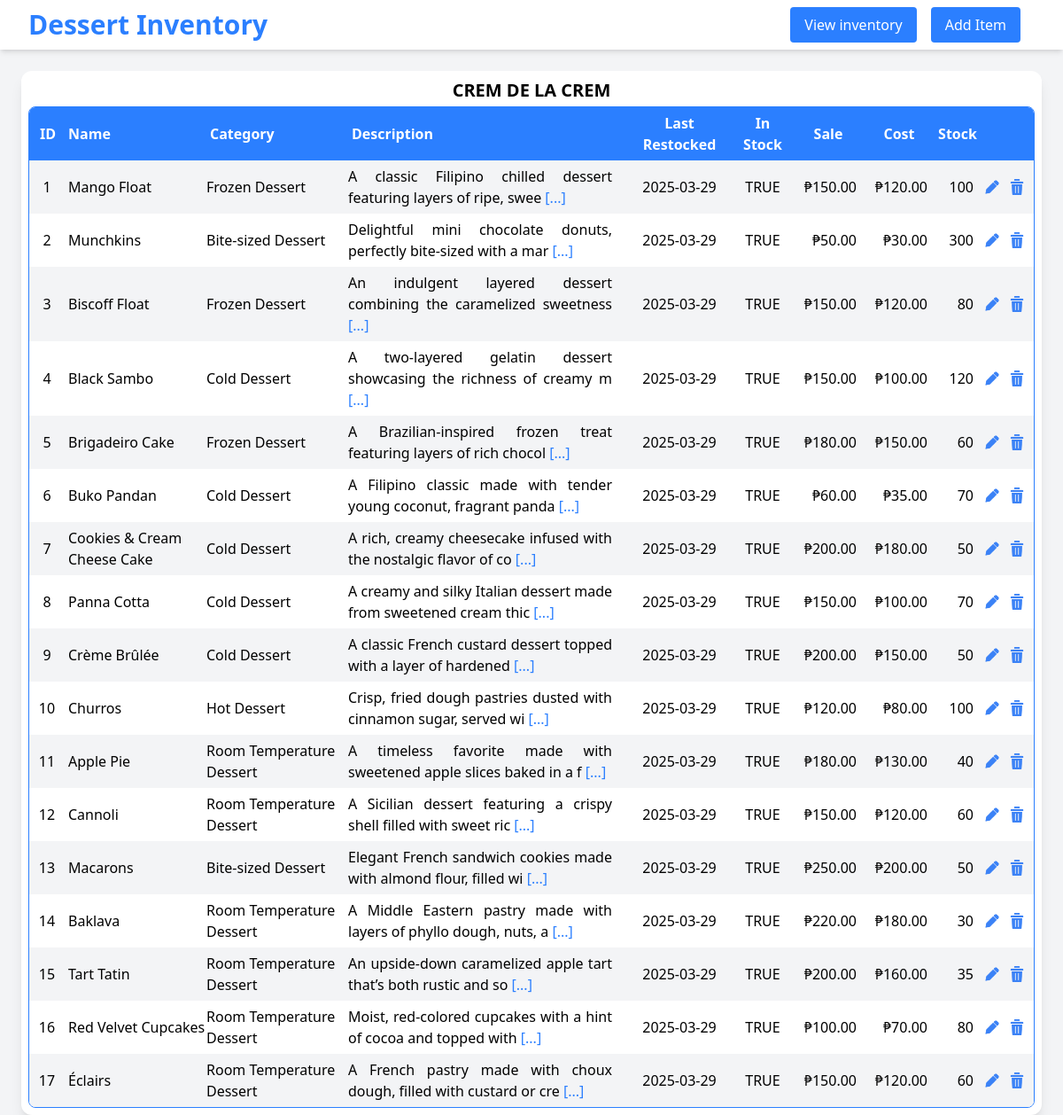
Before: / with the older database file.
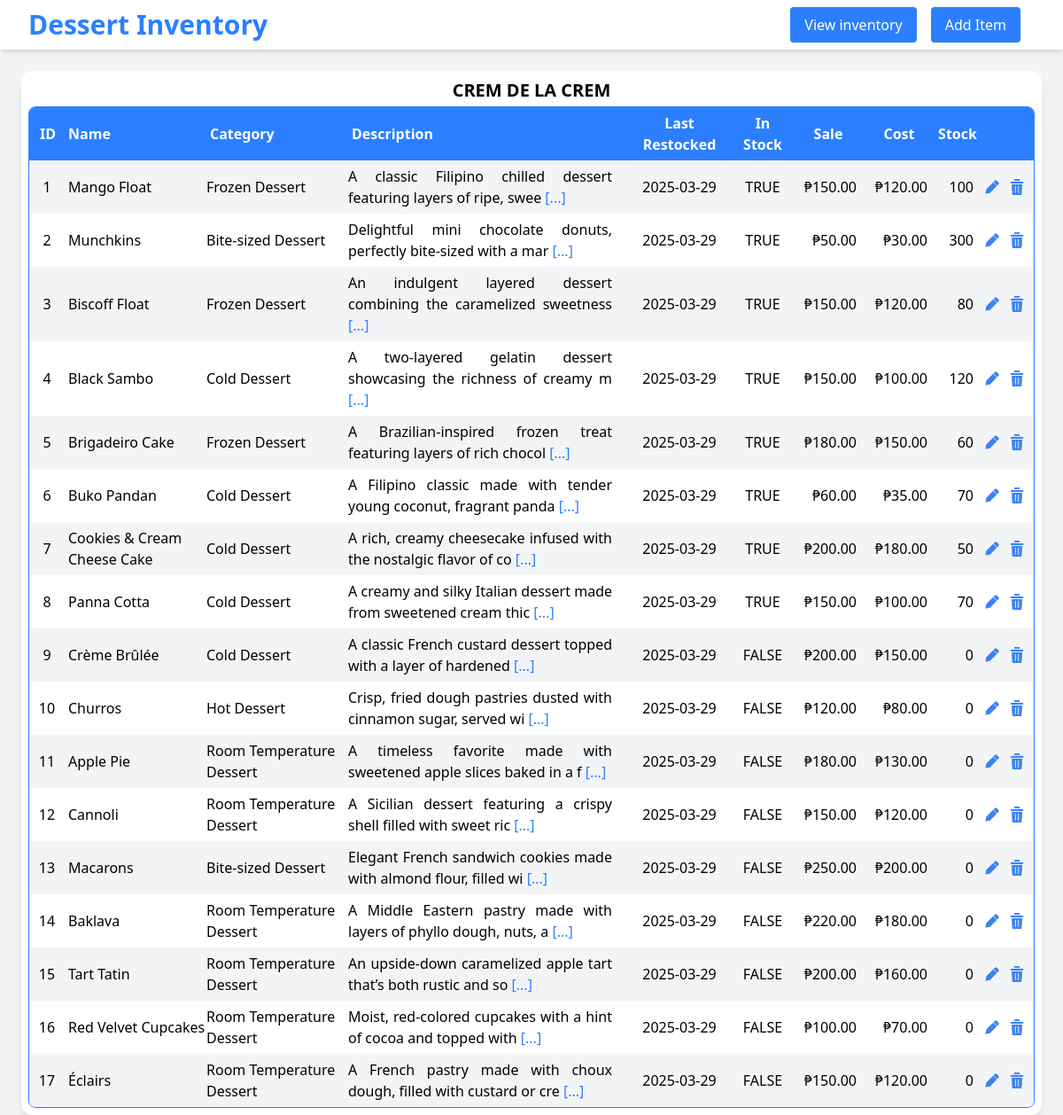
After: the same page with the newer database file.
### tables this page shows
CREATE TABLE IF NOT EXISTS `crem_de_la_crem` (
    id INT PRIMARY KEY AUTO_INCREMENT,
    name VARCHAR(100) NOT NULL,
    category VARCHAR(100),
    description TEXT,
    image_path VARCHAR(255),
    last_restocked DATE NOT NULL,
    is_available TINYINT(1) NOT NULL DEFAULT 1,
    sell_price FLOAT NOT NULL,
    cost_price FLOAT NOT NULL,
    quantity INT NOT NULL
);

### db.php (called while the page is built, shortened)
<?php
$table = "crem_de_la_crem";
$tableName = strtoupper(str_replace("_", " ", $table));
?>

### read-database.php (the view, shortened to what this page needs)
<?php
require 'db.php';
$sql = "SELECT * FROM $table";
$result = $conn->query($sql);
if ($result->num_rows > 0){
    echo "<h1 class='text-xl font-semibold text-center'>$tableName</h1>
    <div class='border border-blue-500 rounded-lg overflow-hidden mt-1'>
    <table class='border-collapse w-full text-left'>
        <thead class='bg-blue-500 text-white'>
            <tr>
                <th class='font-semibold py-1.5 px-1 pl-3 w-10'>ID</th>
                <th class='font-semibold py-1.5 px-1 w-40'>Name</th>
                <th class='font-semibold py-1.5 px-1 w-40'>Category</th>
                <th class='font-semibold py-1.5 px-1'>Description</th>"
                 .
                "<th class='font-semibold py-1.5 px-1 text-center w-30'>Last Restocked</th>
                <th class='font-semibold py-1.5 px-1 text-center w-17'>In Stock</th>
                <th class='font-semibold py-1.5 px-1 text-center w-20'>Sale</th>
                <th class='font-semibold py-1.5 px-1 text-center w-20'>Cost</th>
                <th class='font-semibold py-1.5 px-1 text-center w-13'>Stock</th>
                <th class='font-semibold py-1.5 px-1 w-8'></th>
                <th class='font-semibold py-1.5 px-1 w-7'></th>
            </tr>
        </thead>";
    $rowCnt = 0;
    while ($row = $result->fetch_assoc()){
        $category = str_replace("_", " ", $row["category"]);
        $shortDesc = strlen($row["description"]) > 65 ? substr($row["description"], 0, 65) : $row["description"];
        $row["description"] = !empty($row["description"]) ? $row["description"] : "No description available.";
        $row['cost_price'] = number_format(floatval($row['cost_price']), 2);
        $row['sell_price'] = number_format(floatval($row['sell_price']), 2);
        echo ($rowCnt%2==0) ? "<tr class='bg-gray-100'>" : "<tr class='bg-white'>" ;
        $rowCnt++;
        echo "<td class='text-center'>" . $row["id"] . "</td>
            <td class='pl-1'>" . $row["name"] . "</td>
            <td>" . $category . "</td>
            <td class='text-justify py-1.5 pr-4'>
                <div class='description-container'>";
                if (strlen($row["description"]) >65) {
                    echo "<span class='short-description'>
                        " . htmlspecialchars($shortDesc) . "
                        <a href='#' class='expand-link text-blue-500'>[...]</a>
                    </span>
                    <span class='full-description hidden'>
                        " . htmlspecialchars($row["description"]) . "
                        <a href='#' class='collapse-link text-blue-500'>[Hide]</a>
                    </span>";
                } else {
                    echo $row["description"];
                }
        echo    "</div>
            </td>"
             .
            "<td class='text-center'>" . $row["last_restocked"] . "</td>
            <td class='text-center'>" . ($row["is_available"] ? "TRUE" : "FALSE") . "</td>
            <td class='text-right pr-2'>₱" . $row["sell_price"] . "</td>
            <td class='text-right pr-2'>₱" . $row["cost_price"] . "</td>
            <td class='text-right pr-2'>" . $row["quantity"] . "</td>
            <td class='p-1'>
                <a href='edit-item-form.php?id=" . $row['id'] . "'>
                    <img src='src/edit.png' alt='edit' width='18px'>
                </a>
            </td>
            <td>
                <a href='delete-item-form.php?id=" . $row['id'] . "'>
                    <img src='src/delete.png' alt='delete' width='18px'>
                </a>
            </td>
        </tr>";
    }
    echo "</table></div>";
} else {
    echo "0 results found.";
}
?>

### index.php (shortened to what this page needs)
<?php
require 'db.php';
$tableName = strtoupper(str_replace("_", " ", $table));
?>
<!DOCTYPE html>
<html lang="en">
<head>
    <link rel="stylesheet" href="dist/styles.css">
</head>
<body class="bg-gray-100">
    <nav class="bg-white p-2 shadow-md flex items-center justify-between px-8 mt">
        <div id="nav-header">
            <h1 class="text-3xl font-bold text-blue-500">Dessert Inventory</h1>
        </div>
        <div id="nav-buttons" class="flex space-x-4 mr-4">
            <a><button id="button-view-inv" class="cursor-pointer bg-blue-500 text-white px-4 py-2 rounded hover:bg-blue-700 transition active">View inventory</button></a>
            <a><button id="button-add-item" class="cursor-pointer bg-blue-500 text-white px-4 py-2 rounded hover:bg-blue-700 transition">Add Item</button></a>
        </div>
    </nav>
    <div id="inventory-table-div" class="max-w-full% rounded-xl overflow-hidden m-auto shadow-lg bg-white mx-6 mt-6 p-2">
        <?php include 'read-database.php'; ?>
    </div>
</body>
</html>

Changed rows visible on the page:
changed crem_de_la_crem "Crème Brûlée": quantity "50" → "0"; is_available "TRUE" → "FALSE"
changed crem_de_la_crem "Churros": quantity "100" → "0"; is_available "TRUE" → "FALSE"
changed crem_de_la_crem "Apple Pie": quantity "40" → "0"; is_available "TRUE" → "FALSE"
changed crem_de_la_crem "Cannoli": quantity "60" → "0"; is_available "TRUE" → "FALSE"
changed crem_de_la_crem "Macarons": quantity "50" → "0"; is_available "TRUE" → "FALSE"
changed crem_de_la_crem "Baklava": quantity "30" → "0"; is_available "TRUE" → "FALSE"
changed crem_de_la_crem "Tart Tatin": quantity "35" → "0"; is_available "TRUE" → "FALSE"
changed crem_de_la_crem "Red Velvet Cupcakes": quantity "80" → "0"; is_available "TRUE" → "FALSE"
changed crem_de_la_crem "Éclairs": quantity "60" → "0"; is_available "TRUE" → "FALSE"
